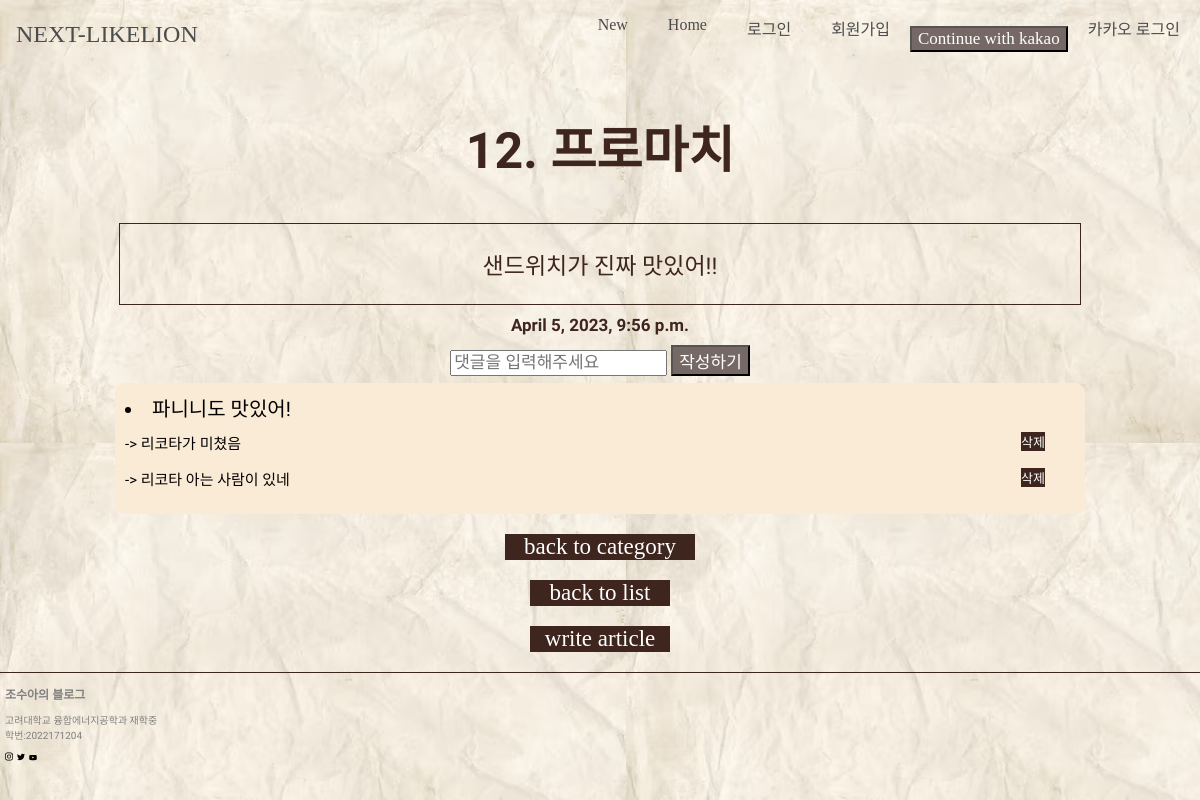
Screenshot of /detail/12 with the database file from the repository.
### blogApp/models.py (models this page shows, shortened)
class Article(models.Model):
    title = models.CharField(max_length= 200)
    content = models.TextField()
    category = models.CharField(max_length=10, null = True)
    updated_at = models.DateTimeField(auto_now = True)
    author = models.ForeignKey(User, on_delete=models.CASCADE, related_name='posts', default=1)

class Comment(models.Model):
    article = models.ForeignKey(Article, on_delete = models.CASCADE, related_name="comments")
    content = models.TextField()
    author = models.ForeignKey(User, on_delete=models.CASCADE, related_name='comments')

class Recomment(models.Model):
    comment = models.ForeignKey(Comment, on_delete = models.CASCADE, related_name="recomments")
    recontent = models.TextField()

### blogApp/views.py (the view, shortened to what this page needs)
# urls.py: path('detail/<int:article_id>', views.detail, name = 'detail'),
def detail(request, article_id):
    article = Article.objects.get(id = article_id)
    post_date = article.updated_at
    return render(request, 'detail.html', {'article' : article, 'post_date' : post_date})

### blogApp/templates/detail.html (shortened to what this page needs)
{% extends 'base.html' %}
{% block css %}
{% load static %}
<link rel="stylesheet" type="text/css" href="{% static 'detail.css' %}">
{% endblock %}
{% block content %}
<h2><strong>{{article.id}}. {{article.title}}</strong></h2>
    <div class = 'content'><p>{{article.content}}</p></div>
    <div class="date">{{post_date}}</div>
    <form method="POST">
        <input type = "text" name = "content" placeholder = "댓글을 입력해주세요" />
        <button type = "submit">작성하기</button>
    </form>
    {% for comment in article.comments.all %}
    <div class="comment">
        <li class = "comments"><span>{{comment.content}}</span>
        </li>
        {% for recomment in comment.recomments.all %}
        <ul class = "recomment">-> <span>{{recomment.recontent}}</span>
            <a href="{% url 'delete-recomment' article.id comment.id recomment.id%}" class = "delete">삭제</a>
        </ul>
        {% endfor %}
    </div>
    {% endfor %}
    <div class="name plus">
        <a href="{% url 'category' article.category %}">back to category</a>
    </div>
    <div class="name">
        <a href = "{% url 'list' %}">back to list</a>
    </div>
    <div class="name">
        <a href = "{% url 'new' %}">write article</a>
    </div>
{% endblock %}

### blogApp/static/base.css (style rules this page uses)
body { background-image: url('./old-crumpled-paper-texture-background_118047-12865.avif'); display: flex; flex-direction: column; align-items: center; }
:root { --color-white: #ffffff; --color-dark-grey: #8f8f8f; --color-light-grey: #ebebeb; --color-blue: #668efd; --color-black: #4c4c4d; --font-large: 48px; --font-medium: 28px; --font-regular: 18px; --font-small: 16px; --font-micro: 14px; --weight-bold: 700; --weight-semi-bold: 500; --weight-regular: 400; --size-border-radius: 4px; }
body { margin: 0; width: 100%; background-color: aliceblue; }
a { text-decoration: none; color: var(--color-black); }
ul { list-style: none; padding-left: 0; }

### blogApp/static/detail.css (style rules this page uses)
body { background-image: url('./old-crumpled-paper-texture-background_118047-12865.avif'); display: flex; flex-direction: column; align-items: center; }
h2 { font-family: 'Nanum Myeongjo', serif; font-size: 50px; color: #3E251E; text-align: center; font-weight: 900; }
p { font-family: 'Nanum Myeongjo', serif; font-size: 23px; color: #3E251E; text-align: center; font-weight: 500; }
.date { font-family: 'Nanum Myeongjo', serif; font-size: 17px; color: #3E251E; text-align: center; font-weight: 700; margin-top: 10px; }
.content { border: 1px solid #3E251E; width: 80%; height: 80%; }
.name { margin-top: 20px; width: 140px; background-color: #3E251E; text-align: center; }
.name a { font-family: 'Droid Serif'; font-size: 23px; color: white; }
.plus { width: 190px; }
form { margin-top: 10px; }
form input, button { font-family: 'Droid Serif'; font-size: 17px; color: #3E251E; }
form button { background-color: #766965; color: white; }
.comment { width: 80%; background-color: antiquewhite; text-align: start; margin-top: 7px; padding-left: 10px; font-family: 'Nanum Myeongjo', serif; padding-top: 10px; position: relative; border-radius: 10px; padding-bottom: 5px; }
.comment .delete { position: absolute; right: 40px; font-size: 13px; background-color: #3E251E; color: white; }
.comment .comments { font-size: 20px; }
.comment .recomment { position: relative; top: -5px; font-size: 15px; }

### rows the page displays
Article: id "12", title "프로마치", content "샌드위치가 진짜 맛있어!!", updated_at "April 5, 2023, 9:56 p.m."
Comment: content "파니니도 맛있어!"
Recomment: recontent "리코타가 미쳤음"
Recomment: recontent "리코타 아는 사람이 있네"
